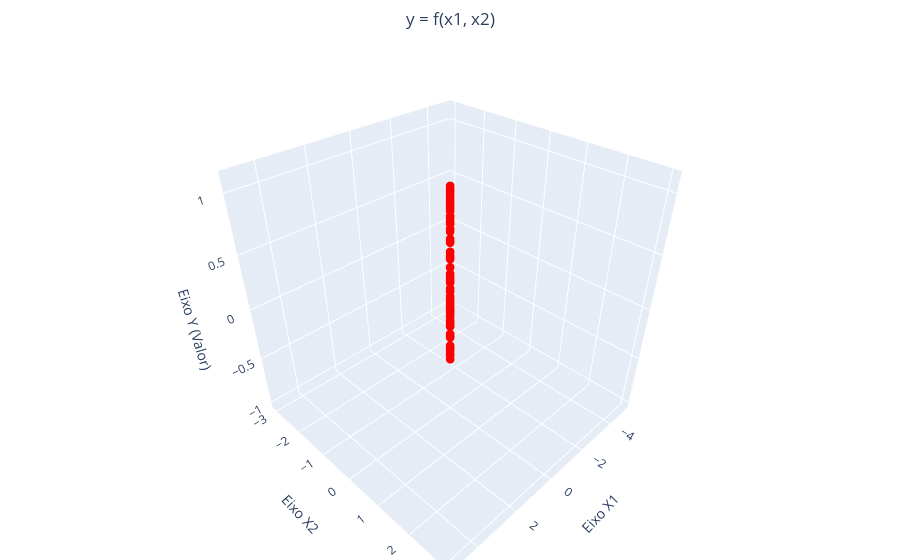

Write notebook code for a chart like this one.
### Markdown cell above
## Carregar os dados

### Code cell
# Carregamento dos dados
df = pd.read_excel('../data/Trabalho4dados.xlsx')

x1_data, x2_data = df['x1'], df['x2']

df_pivot = df.pivot(index='x2', columns='x1', values='y')

fig = go.Figure()

# Adicionar os Pontos de Dados Originais
fig.add_trace(go.Scatter3d(
    x=df['x1'],
    y=df['x2'],
    z=df['y'],
    mode='markers',
    marker=dict(size=3, color='red', symbol='circle'),
    name='Pontos de Dados Originais'
))

# Melhorar o Layout
fig.update_layout(
    title=dict(text='y = f(x1, x2)', x=0.5),
    scene=dict(
        xaxis_title='Eixo X1',
        yaxis_title='Eixo X2',
        zaxis_title='Eixo Y (Valor)'
    ),
    margin=dict(l=0, r=0, b=0, t=50)
)

fig.show()
